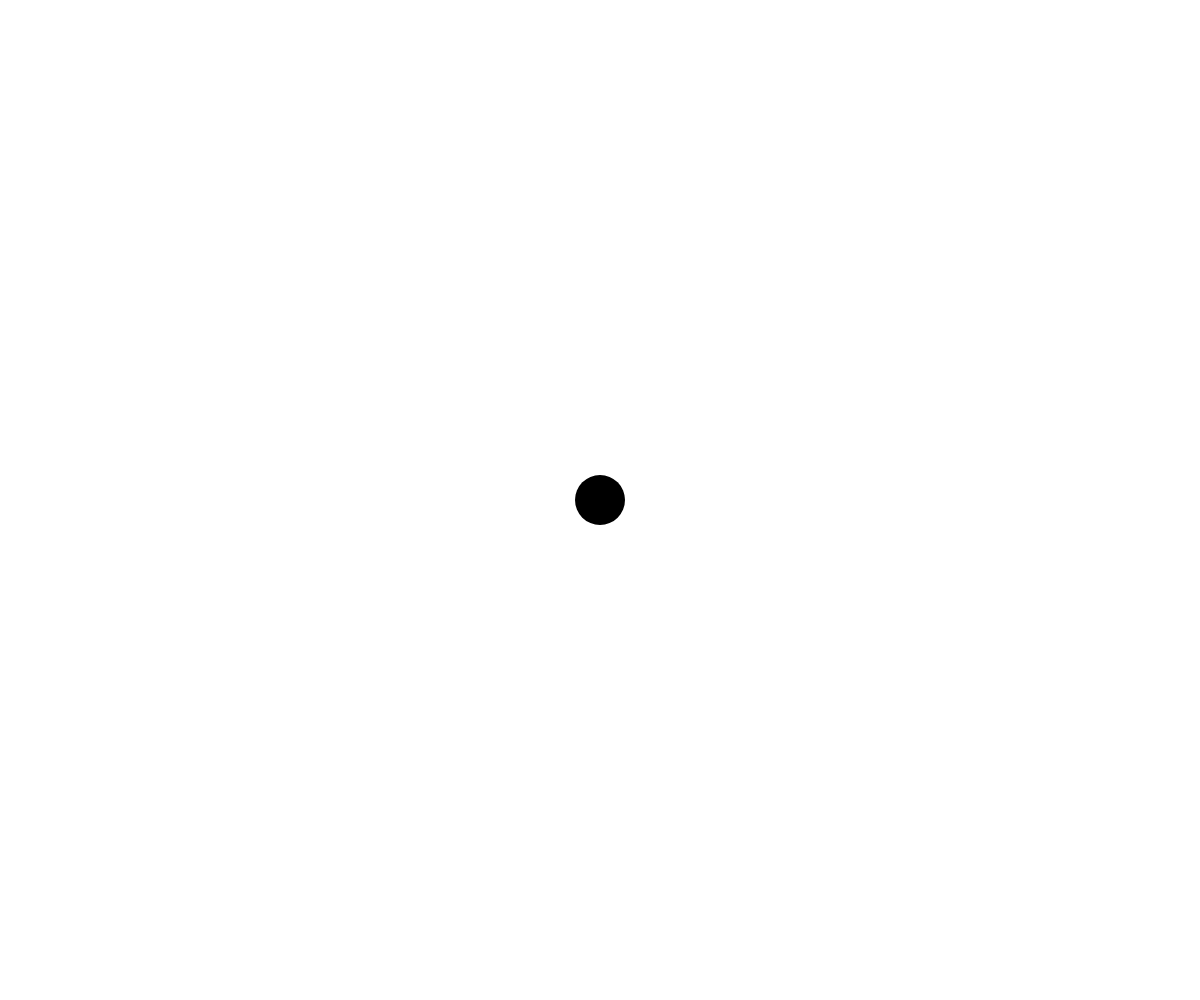
Frame 1 (no input)
Frame 60 (no input): identical to frame 1, image omitted
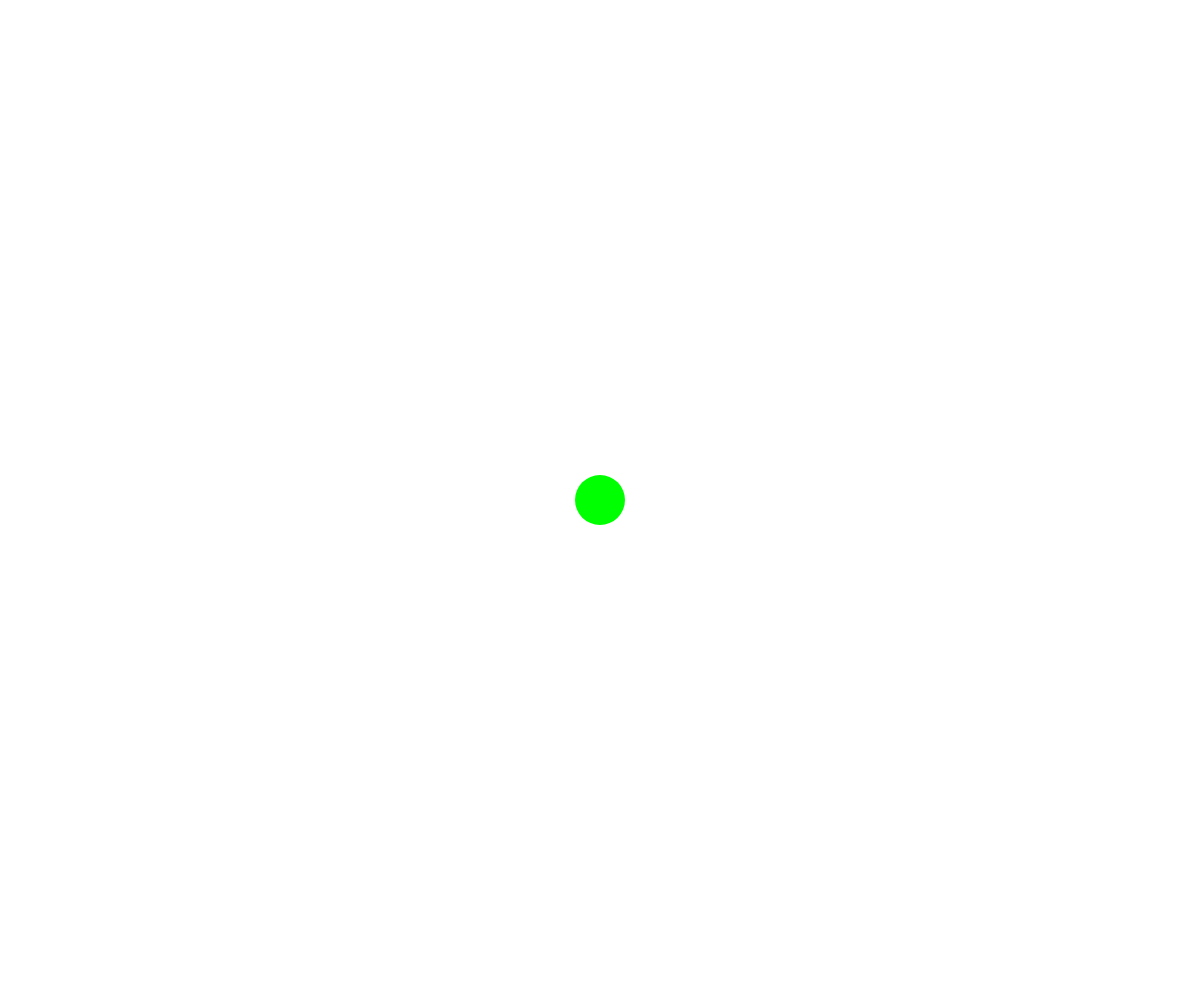
Frame 120 (the mouse pressed at the canvas centre since frame 60)

The p5.js sketch that drew these frames (run headless with seeded random() and noise() and a simulated clock; from frame 60 on, the mouse is pressed at the canvas centre):

// p5.js sketch
// ── sketch.js
var toss = 0;

function setup() {
    createCanvas(windowWidth, windowHeight);
    noStroke();
}

function draw() {
    background(255);


    if (toss == 0){
        fill(0);
    } else if (toss == 1) {
        fill(0,255,0);
    }
    ellipse(width/2, height/2, 50, 50);

}

function coinToss() {
    // random float between 0, 1
    var coin = random(1);

    if (coin <= .5) {
        coin = 0;
    } else {
        coin = 1;
    }
    return coin;
}

function mousePressed() {
    toss = coinToss();
}
